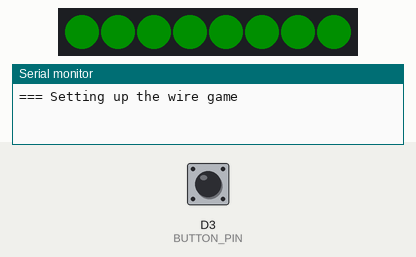
The program below on a simulated ESP8266 (Wemos D1 mini). On the bench: 8 RGB LEDs in strip order, left to right, the last lines printed to the serial monitor. The test bench sets the inputs (shaded band); at power-on: D3 (BUTTON_PIN) HIGH. Dim RGB values are drawn brighter than linear; random numbers use the default seed unless the program sets one.

Above: at 1.2 s.
1.3 s: D3 (BUTTON_PIN) pulled LOW for 0.15 s
At 1.9 s:
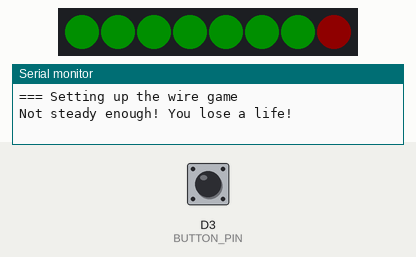
3.0 s: D3 (BUTTON_PIN) pulled LOW for 1 s
At 4.4 s:
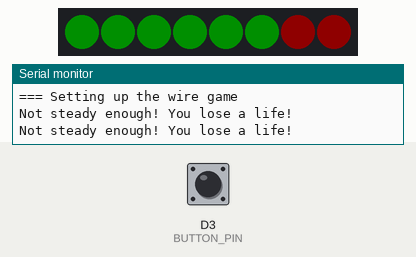
5.5 s: D3 (BUTTON_PIN) pulled LOW for 0.15 s
At 6.2 s:
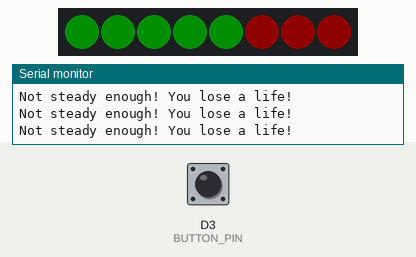
7.2 s: D3 (BUTTON_PIN) pulled LOW for 1 s
At 8.8 s:
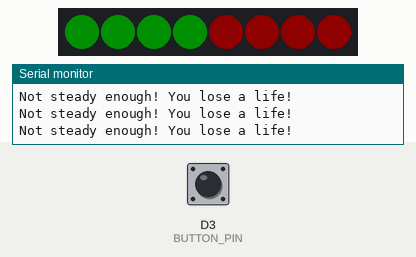
9.7 s: D3 (BUTTON_PIN) pulsed LOW 5 times (0.12 s each, 0.3 s apart)
At 14.8 s:
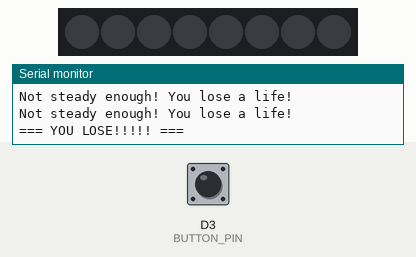
Timing chart, 0 to 16.3 s (numbered marks = the images above; inputs shaded):
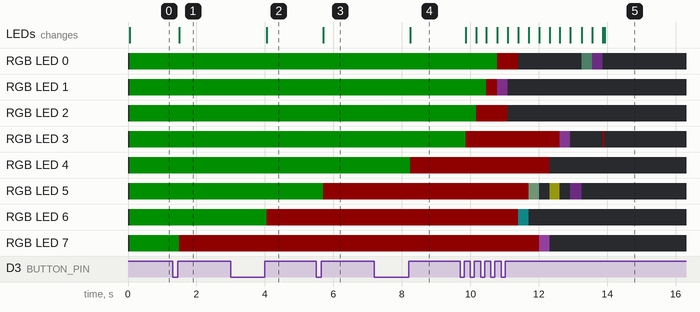

Measured:
- after the input at 1.3 s, RGB LED 7: RGB(0, 15, 0) → RGB(15, 0, 0) after 0.20 s; the LEDs: change after 0.20 s (image 1)
- after the input at 3.0 s, RGB LED 6: RGB(0, 15, 0) → RGB(15, 0, 0) after 1.1 s; the LEDs: change after 1.1 s (image 2)
- after the input at 5.5 s, RGB LED 5: RGB(0, 15, 0) → RGB(15, 0, 0) after 0.20 s; the LEDs: change after 0.20 s (image 3)
- after the input at 7.2 s, RGB LED 4: RGB(0, 15, 0) → RGB(15, 0, 0) after 1.1 s; the LEDs: change after 1.1 s (image 4)
- after the input at 9.7 s, RGB LED 0: RGB(0, 15, 0) → RGB(15, 0, 0) after 1.1 s, → off 0.61 s later, → RGB(3, 5, 4) 1.9 s later, → RGB(5, 2, 6) 0.31 s later, … (5 changes in this stretch); RGB LED 1: RGB(0, 15, 0) → RGB(15, 0, 0) after 0.77 s, → RGB(11, 4, 12) 0.31 s later, → off 0.31 s later

The program:

main.cpp
```cpp
#include <Arduino.h>
#include <Adafruit_NeoPixel.h>
#ifdef __AVR__
  #include <avr/power.h>
#endif
#include "Button2.h"


// Setup the Button that will be used for the wire loop

#define BUTTON_PIN D3

Button2 wire_loop;

// Setup the neopixels
#define NEOPIN D2
#define NUMPIXELS 8
Adafruit_NeoPixel pixels(NUMPIXELS, NEOPIN, NEO_GRB + NEO_KHZ800);
// Here is where you can put in your favorite colors that will appear!
// just add new {nnn, nnn, nnn}, lines. They will be picked out randomly
//                          R   G   B
uint8_t myColors[][3] = {{232, 100, 255},   // purple
                        {200, 200, 20},   // yellow
                        {30, 200, 200},   // blue
                        {237,159,176},    // pink
                        {255, 0, 0},      // red
                        {108, 87,229},     // Dark blue
                        {162,211,172},     // Lt Green
                          };

#define FAVCOLORS sizeof(myColors) / 3

int lives_left = 8;
int game_in_progress = 1;

void handleTap(Button2& b){
    // Check if the wire has been tapped against the loop and update
    // the score/lives remaining as appropriate
    Serial.println("Not steady enough! You lose a life!");
    lives_left = lives_left - 1;
    pixels.setPixelColor(lives_left, pixels.Color(128,0,0));
    pixels.show();
}

void flashRandom(int wait, uint8_t howmany) {

  for(uint16_t i=0; i<howmany; i++) {
    // pick a random favorite color!
    int c = random(FAVCOLORS);
    int red = myColors[c][0];
    int green = myColors[c][1];
    int blue = myColors[c][2];

    // get a random pixel from the list
    int j = random(pixels.numPixels());

    // now we will 'fade' it in 5 steps
    for (int x=0; x < 5; x++) {
      int r = red * (x+1); r /= 5;
      int g = green * (x+1); g /= 5;
      int b = blue * (x+1); b /= 5;

      pixels.setPixelColor(j, pixels.Color(r, g, b));
      pixels.show();
      delay(wait);
    }
    // & fade out in 5 steps
    for (int x=5; x >= 0; x--) {
      int r = red * x; r /= 5;
      int g = green * x; g /= 5;
      int b = blue * x; b /= 5;

      pixels.setPixelColor(j, pixels.Color(r, g, b));
      pixels.show();
      delay(wait);
    }
  }
  // LEDs will be off when done (they are faded to 0)
}

void setup() {
    Serial.begin(115200);
    delay(50);
    Serial.println("=== Setting up the wire game");

    wire_loop.begin(BUTTON_PIN);
    wire_loop.setTapHandler(handleTap);

    pixels.begin();
    pixels.setBrightness(30);
    for (int i = 0;i<NUMPIXELS;i++){
        pixels.setPixelColor(i, pixels.Color(0,128,0));
    }
    pixels.show();

}

void loop() {

    if (lives_left < 1){
        if (game_in_progress == 1){
            Serial.println("=== YOU LOSE!!!!! ===");
            game_in_progress = 0;
            flashRandom(15, 8);
            flashRandom(5, 8);
            flashRandom(15, 8);
            delay(5000);
            ESP.restart();
        }
    } else {
        wire_loop.loop();
    }

}
```
